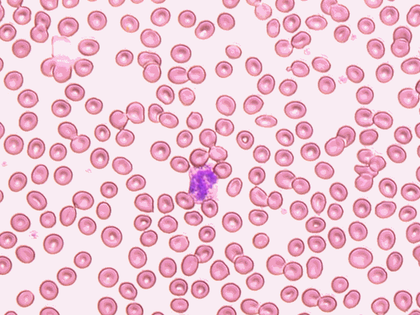
%> input picture lab01/white_blood_cells.png, 420 x 315 px, shrunk from 640 x 480 before the run
$ octave inversion.m   (GNU Octave 9; MATLAB toolbox functions it lacks are replaced by stand-ins)
%> lines starting %> are read from the running program, lines starting %| are printed output that depends on the picture
img = imread('white_blood_cells.png');
%> img is the input picture: size 315x420x3 uint8; mean R, G, B 239.1, 197.9, 212.8

img_inversion1=imcomplement(img);%function
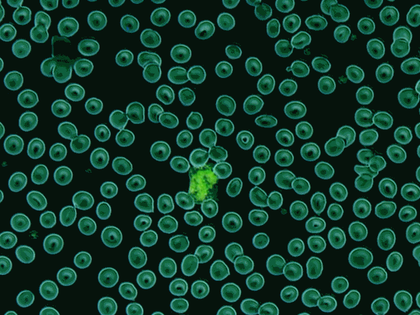
%> img_inversion1: size 315x420x3 uint8; mean R, G, B 15.9, 57.1, 42.2

figure;
imshow(img_inversion1);
imwrite(img_inversion1,'inversion1.jpg');

%process each pixel
imgR=img(:,:,1);
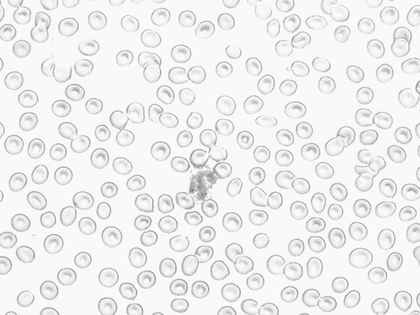
%> imgR: size 315x420 uint8; min 129, max 255, mean 239.1
imgG=img(:,:,2);
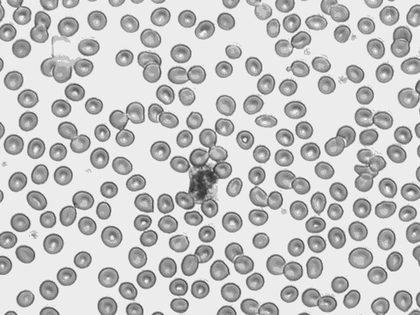
%> imgG: size 315x420 uint8; min 46, max 250, mean 197.9
imgB=img(:,:,3);
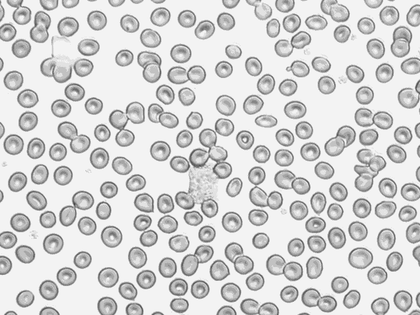
%> imgB: size 315x420 uint8; min 66, max 255, mean 212.8
[Height,Width,n]=size(img);
%> Height = 315; Width = 420; n = 3
for(i=1:Height)
    for(j=1:Width)
        img_inversion2(i,j,1)=255-imgR(i,j);
        img_inversion2(i,j,2)=255-imgG(i,j);
        img_inversion2(i,j,3)=255-imgB(i,j);
    end
end

figure;
imshow(img_inversion2);
imwrite(img_inversion2,'inversion2.jpg');
